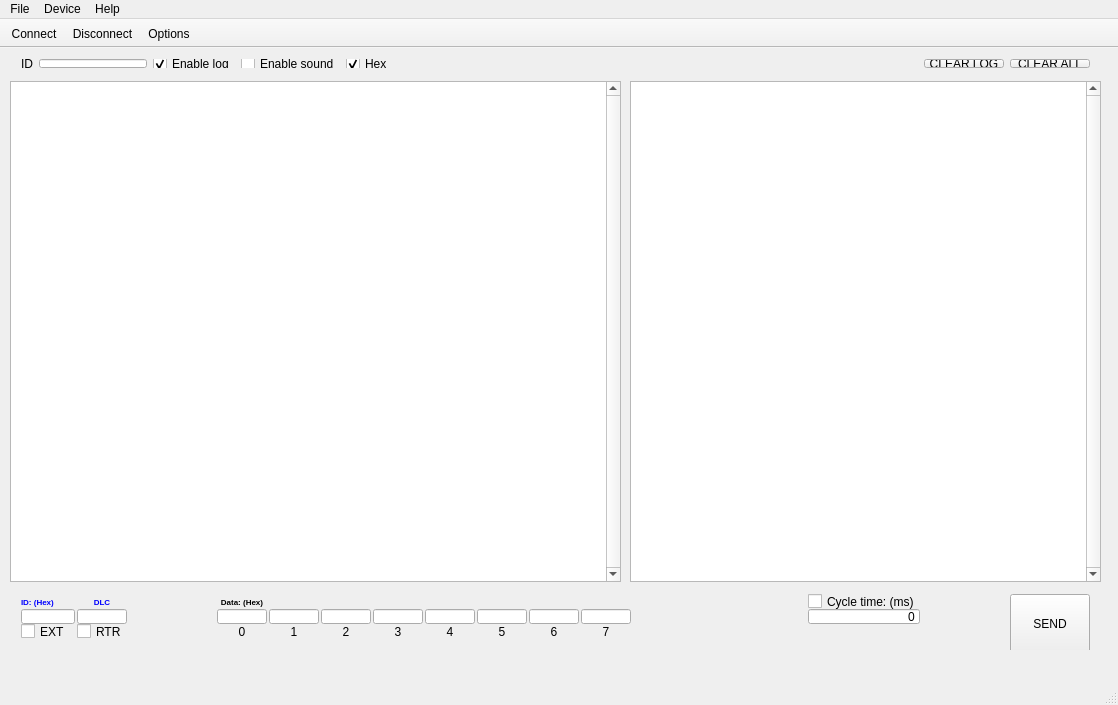
<?xml version="1.0" encoding="UTF-8"?>
<ui version="4.0">
 <class>MainWindow</class>
 <widget class="QMainWindow" name="MainWindow">
  <property name="geometry">
   <rect>
    <x>0</x>
    <y>0</y>
    <width>1118</width>
    <height>705</height>
   </rect>
  </property>
  <property name="windowTitle">
   <string>MainWindow</string>
  </property>
  <widget class="QWidget" name="centralWidget">
   <widget class="QWidget" name="layoutWidget">
    <property name="geometry">
     <rect>
      <x>10</x>
      <y>0</y>
      <width>1091</width>
      <height>31</height>
     </rect>
    </property>
    <layout class="QGridLayout" name="_2">
     <item row="0" column="5">
      <spacer>
       <property name="orientation">
        <enum>Qt::Horizontal</enum>
       </property>
       <property name="sizeHint" stdset="0">
        <size>
         <width>71</width>
         <height>29</height>
        </size>
       </property>
      </spacer>
     </item>
     <item row="0" column="1">
      <widget class="QLineEdit" name="ediFilterId">
       <property name="sizePolicy">
        <sizepolicy hsizetype="Fixed" vsizetype="Fixed">
         <horstretch>0</horstretch>
         <verstretch>0</verstretch>
        </sizepolicy>
       </property>
      </widget>
     </item>
     <item row="0" column="3">
      <widget class="QCheckBox" name="chkEnableSound">
       <property name="focusPolicy">
        <enum>Qt::TabFocus</enum>
       </property>
       <property name="text">
        <string>Enable sound</string>
       </property>
      </widget>
     </item>
     <item row="0" column="7">
      <widget class="QPushButton" name="btnClearLog">
       <property name="text">
        <string>CLEAR LOG</string>
       </property>
      </widget>
     </item>
     <item row="0" column="0">
      <widget class="QLabel" name="filterIdLabel">
       <property name="text">
        <string>ID</string>
       </property>
      </widget>
     </item>
     <item row="0" column="8">
      <widget class="QPushButton" name="btnClearAll">
       <property name="text">
        <string>CLEAR ALL</string>
       </property>
      </widget>
     </item>
     <item row="0" column="2">
      <widget class="QCheckBox" name="chkEnableLog">
       <property name="focusPolicy">
        <enum>Qt::TabFocus</enum>
       </property>
       <property name="text">
        <string>Enable log</string>
       </property>
       <property name="checked">
        <bool>true</bool>
       </property>
      </widget>
     </item>
     <item row="0" column="4">
      <widget class="QCheckBox" name="chkEnableHex">
       <property name="focusPolicy">
        <enum>Qt::TabFocus</enum>
       </property>
       <property name="text">
        <string>Hex</string>
       </property>
       <property name="checked">
        <bool>true</bool>
       </property>
      </widget>
     </item>
    </layout>
   </widget>
   <widget class="QTableView" name="msgLog">
    <property name="geometry">
     <rect>
      <x>10</x>
      <y>33</y>
      <width>611</width>
      <height>501</height>
     </rect>
    </property>
    <property name="sizePolicy">
     <sizepolicy hsizetype="Expanding" vsizetype="Expanding">
      <horstretch>0</horstretch>
      <verstretch>1</verstretch>
     </sizepolicy>
    </property>
    <property name="verticalScrollBarPolicy">
     <enum>Qt::ScrollBarAlwaysOn</enum>
    </property>
    <property name="sizeAdjustPolicy">
     <enum>QAbstractScrollArea::AdjustToContentsOnFirstShow</enum>
    </property>
    <property name="showDropIndicator" stdset="0">
     <bool>false</bool>
    </property>
    <property name="dragEnabled">
     <bool>false</bool>
    </property>
    <property name="selectionMode">
     <enum>QAbstractItemView::ExtendedSelection</enum>
    </property>
    <property name="selectionBehavior">
     <enum>QAbstractItemView::SelectRows</enum>
    </property>
    <property name="verticalScrollMode">
     <enum>QAbstractItemView::ScrollPerItem</enum>
    </property>
    <property name="showGrid">
     <bool>false</bool>
    </property>
   </widget>
   <widget class="QTableView" name="msgStats">
    <property name="geometry">
     <rect>
      <x>630</x>
      <y>33</y>
      <width>471</width>
      <height>501</height>
     </rect>
    </property>
    <property name="verticalScrollBarPolicy">
     <enum>Qt::ScrollBarAlwaysOn</enum>
    </property>
    <property name="sizeAdjustPolicy">
     <enum>QAbstractScrollArea::AdjustToContentsOnFirstShow</enum>
    </property>
    <property name="selectionBehavior">
     <enum>QAbstractItemView::SelectRows</enum>
    </property>
    <property name="showGrid">
     <bool>false</bool>
    </property>
   </widget>
   <widget class="QWidget" name="gridLayoutWidget">
    <property name="geometry">
     <rect>
      <x>10</x>
      <y>535</y>
      <width>1091</width>
      <height>67</height>
     </rect>
    </property>
    <layout class="QGridLayout" name="gridLayout" rowstretch="1,0,0" columnstretch="2,2,1,2,2,2,2,2,2,2,2,2,2,1,2">
     <property name="horizontalSpacing">
      <number>2</number>
     </property>
     <property name="verticalSpacing">
      <number>0</number>
     </property>
     <item row="1" column="9">
      <widget class="QLineEdit" name="ediByte6">
       <property name="maximumSize">
        <size>
         <width>50</width>
         <height>16777215</height>
        </size>
       </property>
       <property name="inputMask">
        <string notr="true"/>
       </property>
       <property name="text">
        <string notr="true"/>
       </property>
       <property name="maxLength">
        <number>2</number>
       </property>
       <property name="alignment">
        <set>Qt::AlignCenter</set>
       </property>
      </widget>
     </item>
     <item row="1" column="4">
      <widget class="QLineEdit" name="ediByte1">
       <property name="maximumSize">
        <size>
         <width>50</width>
         <height>16777215</height>
        </size>
       </property>
       <property name="inputMask">
        <string notr="true"/>
       </property>
       <property name="text">
        <string notr="true"/>
       </property>
       <property name="maxLength">
        <number>2</number>
       </property>
       <property name="alignment">
        <set>Qt::AlignCenter</set>
       </property>
      </widget>
     </item>
     <item row="1" column="8">
      <widget class="QLineEdit" name="ediByte5">
       <property name="maximumSize">
        <size>
         <width>50</width>
         <height>16777215</height>
        </size>
       </property>
       <property name="inputMask">
        <string notr="true"/>
       </property>
       <property name="text">
        <string notr="true"/>
       </property>
       <property name="maxLength">
        <number>2</number>
       </property>
       <property name="alignment">
        <set>Qt::AlignCenter</set>
       </property>
      </widget>
     </item>
     <item row="1" column="1">
      <widget class="QLineEdit" name="ediDlc">
       <property name="maximumSize">
        <size>
         <width>50</width>
         <height>16777215</height>
        </size>
       </property>
       <property name="inputMask">
        <string notr="true"/>
       </property>
       <property name="text">
        <string notr="true"/>
       </property>
       <property name="maxLength">
        <number>1</number>
       </property>
      </widget>
     </item>
     <item row="2" column="3">
      <widget class="QLabel" name="label_12">
       <property name="text">
        <string>0</string>
       </property>
       <property name="alignment">
        <set>Qt::AlignCenter</set>
       </property>
      </widget>
     </item>
     <item row="2" column="0">
      <widget class="QCheckBox" name="extCheckBox">
       <property name="sizePolicy">
        <sizepolicy hsizetype="Fixed" vsizetype="Fixed">
         <horstretch>0</horstretch>
         <verstretch>0</verstretch>
        </sizepolicy>
       </property>
       <property name="text">
        <string>EXT</string>
       </property>
      </widget>
     </item>
     <item row="0" column="14" rowspan="3">
      <widget class="QPushButton" name="butSend">
       <property name="sizePolicy">
        <sizepolicy hsizetype="Fixed" vsizetype="Fixed">
         <horstretch>0</horstretch>
         <verstretch>0</verstretch>
        </sizepolicy>
       </property>
       <property name="minimumSize">
        <size>
         <width>0</width>
         <height>60</height>
        </size>
       </property>
       <property name="text">
        <string>SEND</string>
       </property>
      </widget>
     </item>
     <item row="1" column="6">
      <widget class="QLineEdit" name="ediByte3">
       <property name="maximumSize">
        <size>
         <width>50</width>
         <height>16777215</height>
        </size>
       </property>
       <property name="inputMask">
        <string notr="true"/>
       </property>
       <property name="text">
        <string notr="true"/>
       </property>
       <property name="maxLength">
        <number>2</number>
       </property>
       <property name="alignment">
        <set>Qt::AlignCenter</set>
       </property>
      </widget>
     </item>
     <item row="2" column="6">
      <widget class="QLabel" name="label_7">
       <property name="text">
        <string>3</string>
       </property>
       <property name="alignment">
        <set>Qt::AlignCenter</set>
       </property>
      </widget>
     </item>
     <item row="0" column="3">
      <widget class="QLabel" name="label_4">
       <property name="font">
        <font>
         <pointsize>6</pointsize>
         <weight>75</weight>
         <bold>true</bold>
        </font>
       </property>
       <property name="text">
        <string>Data: (Hex)</string>
       </property>
       <property name="alignment">
        <set>Qt::AlignCenter</set>
       </property>
      </widget>
     </item>
     <item row="2" column="8">
      <widget class="QLabel" name="label_9">
       <property name="text">
        <string>5</string>
       </property>
       <property name="alignment">
        <set>Qt::AlignCenter</set>
       </property>
      </widget>
     </item>
     <item row="1" column="7">
      <widget class="QLineEdit" name="ediByte4">
       <property name="maximumSize">
        <size>
         <width>50</width>
         <height>16777215</height>
        </size>
       </property>
       <property name="inputMask">
        <string notr="true"/>
       </property>
       <property name="text">
        <string notr="true"/>
       </property>
       <property name="maxLength">
        <number>2</number>
       </property>
       <property name="alignment">
        <set>Qt::AlignCenter</set>
       </property>
      </widget>
     </item>
     <item row="2" column="4">
      <widget class="QLabel" name="label_13">
       <property name="text">
        <string>1</string>
       </property>
       <property name="alignment">
        <set>Qt::AlignCenter</set>
       </property>
      </widget>
     </item>
     <item row="2" column="9">
      <widget class="QLabel" name="label_10">
       <property name="text">
        <string>6</string>
       </property>
       <property name="alignment">
        <set>Qt::AlignCenter</set>
       </property>
      </widget>
     </item>
     <item row="2" column="10">
      <widget class="QLabel" name="label_11">
       <property name="text">
        <string>7</string>
       </property>
       <property name="alignment">
        <set>Qt::AlignCenter</set>
       </property>
      </widget>
     </item>
     <item row="0" column="0">
      <widget class="QLabel" name="label">
       <property name="font">
        <font>
         <pointsize>6</pointsize>
         <weight>75</weight>
         <bold>true</bold>
        </font>
       </property>
       <property name="styleSheet">
        <string notr="true">color: rgb(0, 0, 255);</string>
       </property>
       <property name="text">
        <string>ID: (Hex)</string>
       </property>
      </widget>
     </item>
     <item row="1" column="11">
      <spacer name="horizontalSpacer_2">
       <property name="orientation">
        <enum>Qt::Horizontal</enum>
       </property>
       <property name="sizeHint" stdset="0">
        <size>
         <width>70</width>
         <height>20</height>
        </size>
       </property>
      </spacer>
     </item>
     <item row="1" column="5">
      <widget class="QLineEdit" name="ediByte2">
       <property name="maximumSize">
        <size>
         <width>50</width>
         <height>16777215</height>
        </size>
       </property>
       <property name="inputMask">
        <string notr="true"/>
       </property>
       <property name="text">
        <string notr="true"/>
       </property>
       <property name="maxLength">
        <number>2</number>
       </property>
       <property name="alignment">
        <set>Qt::AlignCenter</set>
       </property>
      </widget>
     </item>
     <item row="1" column="3">
      <widget class="QLineEdit" name="ediByte0">
       <property name="maximumSize">
        <size>
         <width>50</width>
         <height>16777215</height>
        </size>
       </property>
       <property name="inputMask">
        <string notr="true"/>
       </property>
       <property name="text">
        <string notr="true"/>
       </property>
       <property name="maxLength">
        <number>2</number>
       </property>
       <property name="alignment">
        <set>Qt::AlignCenter</set>
       </property>
      </widget>
     </item>
     <item row="2" column="5">
      <widget class="QLabel" name="label_6">
       <property name="text">
        <string>2</string>
       </property>
       <property name="alignment">
        <set>Qt::AlignCenter</set>
       </property>
      </widget>
     </item>
     <item row="1" column="10">
      <widget class="QLineEdit" name="ediByte7">
       <property name="maximumSize">
        <size>
         <width>50</width>
         <height>16777215</height>
        </size>
       </property>
       <property name="inputMask">
        <string notr="true"/>
       </property>
       <property name="text">
        <string notr="true"/>
       </property>
       <property name="maxLength">
        <number>2</number>
       </property>
       <property name="alignment">
        <set>Qt::AlignCenter</set>
       </property>
      </widget>
     </item>
     <item row="1" column="0">
      <widget class="QLineEdit" name="ediID">
       <property name="maximumSize">
        <size>
         <width>54</width>
         <height>16777215</height>
        </size>
       </property>
      </widget>
     </item>
     <item row="1" column="12">
      <widget class="QLineEdit" name="ediCycleTime">
       <property name="sizePolicy">
        <sizepolicy hsizetype="Maximum" vsizetype="Maximum">
         <horstretch>0</horstretch>
         <verstretch>0</verstretch>
        </sizepolicy>
       </property>
       <property name="maximumSize">
        <size>
         <width>124</width>
         <height>16777215</height>
        </size>
       </property>
       <property name="text">
        <string>0</string>
       </property>
       <property name="alignment">
        <set>Qt::AlignRight|Qt::AlignTrailing|Qt::AlignVCenter</set>
       </property>
      </widget>
     </item>
     <item row="0" column="1">
      <widget class="QLabel" name="label_2">
       <property name="font">
        <font>
         <pointsize>6</pointsize>
         <weight>75</weight>
         <bold>true</bold>
        </font>
       </property>
       <property name="styleSheet">
        <string notr="true">color: rgb(0, 0, 255);</string>
       </property>
       <property name="text">
        <string>DLC</string>
       </property>
       <property name="alignment">
        <set>Qt::AlignCenter</set>
       </property>
      </widget>
     </item>
     <item row="2" column="1">
      <widget class="QCheckBox" name="rtrCheckBox">
       <property name="sizePolicy">
        <sizepolicy hsizetype="Fixed" vsizetype="Fixed">
         <horstretch>0</horstretch>
         <verstretch>0</verstretch>
        </sizepolicy>
       </property>
       <property name="text">
        <string>RTR</string>
       </property>
      </widget>
     </item>
     <item row="2" column="7">
      <widget class="QLabel" name="label_8">
       <property name="text">
        <string>4</string>
       </property>
       <property name="alignment">
        <set>Qt::AlignCenter</set>
       </property>
      </widget>
     </item>
     <item row="0" column="12">
      <widget class="QCheckBox" name="chkCycleTime">
       <property name="sizePolicy">
        <sizepolicy hsizetype="Fixed" vsizetype="Fixed">
         <horstretch>0</horstretch>
         <verstretch>0</verstretch>
        </sizepolicy>
       </property>
       <property name="focusPolicy">
        <enum>Qt::NoFocus</enum>
       </property>
       <property name="text">
        <string>Cycle time: (ms)</string>
       </property>
      </widget>
     </item>
     <item row="1" column="13">
      <spacer name="horizontalSpacer_3">
       <property name="orientation">
        <enum>Qt::Horizontal</enum>
       </property>
       <property name="sizeHint" stdset="0">
        <size>
         <width>40</width>
         <height>20</height>
        </size>
       </property>
      </spacer>
     </item>
     <item row="1" column="2">
      <spacer name="horizontalSpacer">
       <property name="orientation">
        <enum>Qt::Horizontal</enum>
       </property>
       <property name="sizeHint" stdset="0">
        <size>
         <width>10</width>
         <height>20</height>
        </size>
       </property>
      </spacer>
     </item>
    </layout>
   </widget>
  </widget>
  <widget class="QMenuBar" name="menuBar">
   <property name="geometry">
    <rect>
     <x>0</x>
     <y>0</y>
     <width>1118</width>
     <height>17</height>
    </rect>
   </property>
   <widget class="QMenu" name="menuDevice">
    <property name="title">
     <string>Device</string>
    </property>
    <addaction name="actionConnect"/>
    <addaction name="actionDisconnect"/>
    <addaction name="actionOptions"/>
    <addaction name="actionSendSequence"/>
   </widget>
   <widget class="QMenu" name="menuFile">
    <property name="title">
     <string>File</string>
    </property>
    <addaction name="separator"/>
    <addaction name="actionSave"/>
    <addaction name="separator"/>
    <addaction name="actionExit"/>
   </widget>
   <widget class="QMenu" name="menuHelp">
    <property name="title">
     <string>Help</string>
    </property>
    <addaction name="actionAbout"/>
   </widget>
   <addaction name="menuFile"/>
   <addaction name="menuDevice"/>
   <addaction name="menuHelp"/>
  </widget>
  <widget class="QToolBar" name="mainToolBar">
   <property name="contextMenuPolicy">
    <enum>Qt::NoContextMenu</enum>
   </property>
   <property name="movable">
    <bool>false</bool>
   </property>
   <property name="toolButtonStyle">
    <enum>Qt::ToolButtonTextUnderIcon</enum>
   </property>
   <property name="floatable">
    <bool>false</bool>
   </property>
   <attribute name="toolBarArea">
    <enum>TopToolBarArea</enum>
   </attribute>
   <attribute name="toolBarBreak">
    <bool>false</bool>
   </attribute>
   <addaction name="actionConnect"/>
   <addaction name="actionDisconnect"/>
   <addaction name="actionOptions"/>
  </widget>
  <widget class="QStatusBar" name="statusBar"/>
  <action name="actionConnect">
   <property name="icon">
    <iconset resource="../images/canspy.qrc">
     <normaloff>:/connect.png</normaloff>:/connect.png</iconset>
   </property>
   <property name="text">
    <string>Connect</string>
   </property>
   <property name="shortcut">
    <string>Ctrl+C</string>
   </property>
  </action>
  <action name="actionDisconnect">
   <property name="icon">
    <iconset resource="../images/canspy.qrc">
     <normaloff>:/disconnect.png</normaloff>:/disconnect.png</iconset>
   </property>
   <property name="text">
    <string>Disconnect</string>
   </property>
   <property name="shortcut">
    <string>Ctrl+D</string>
   </property>
  </action>
  <action name="actionExit">
   <property name="text">
    <string>Exit</string>
   </property>
  </action>
  <action name="actionSave">
   <property name="text">
    <string>Save...</string>
   </property>
  </action>
  <action name="actionAbout">
   <property name="text">
    <string>About</string>
   </property>
  </action>
  <action name="actionOptions">
   <property name="icon">
    <iconset resource="../images/canspy.qrc">
     <normaloff>:/configure.png</normaloff>:/configure.png</iconset>
   </property>
   <property name="text">
    <string>Options...</string>
   </property>
  </action>
  <action name="actionExport">
   <property name="text">
    <string>Export to CSV</string>
   </property>
  </action>
  <action name="actionSendSequence">
   <property name="text">
    <string>Send sequence...</string>
   </property>
  </action>
 </widget>
 <layoutdefault spacing="6" margin="11"/>
 <tabstops>
  <tabstop>ediFilterId</tabstop>
  <tabstop>ediID</tabstop>
  <tabstop>ediDlc</tabstop>
  <tabstop>ediByte0</tabstop>
  <tabstop>ediByte1</tabstop>
  <tabstop>ediByte2</tabstop>
  <tabstop>ediByte3</tabstop>
  <tabstop>ediByte4</tabstop>
  <tabstop>ediByte5</tabstop>
  <tabstop>ediByte6</tabstop>
  <tabstop>ediByte7</tabstop>
  <tabstop>butSend</tabstop>
  <tabstop>btnClearAll</tabstop>
  <tabstop>btnClearLog</tabstop>
  <tabstop>msgStats</tabstop>
  <tabstop>msgLog</tabstop>
 </tabstops>
 <resources>
  <include location="../images/canspy.qrc"/>
 </resources>
 <connections/>
</ui>
